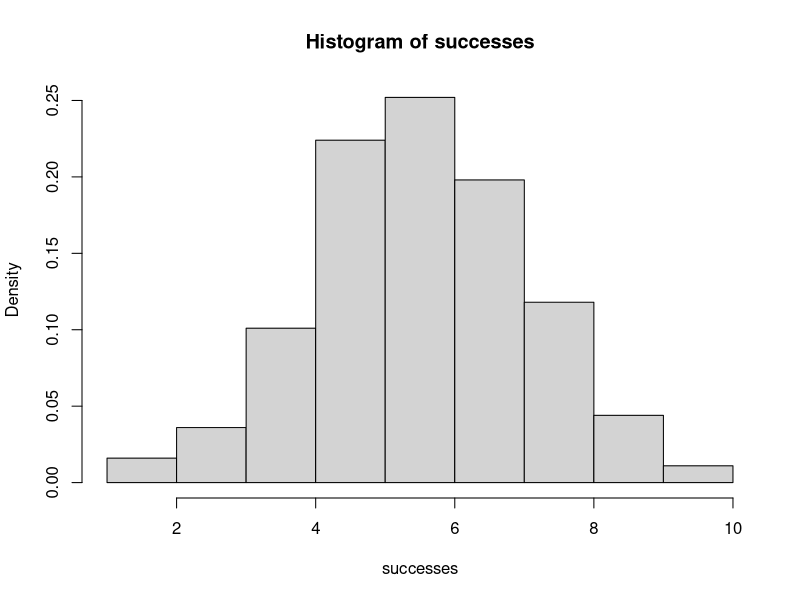
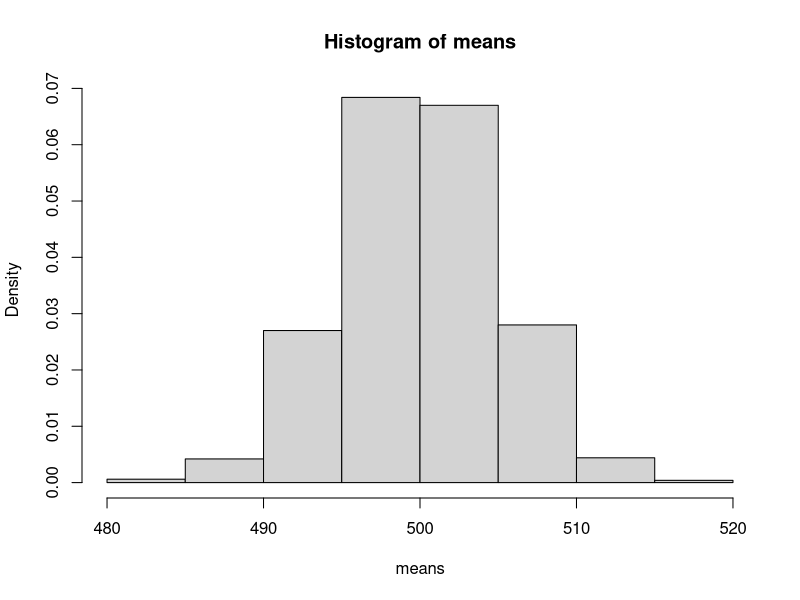

Source code (R) for these figures, in order:
## ---- chunk 1
knitr::opts_chunk$set(echo = TRUE)
## ---- chunk 2
theta<-0.6
pbinom(6,size=10,prob=theta)
1-pbinom(3,size=10,prob=theta)
## cross-check
sum(dbinom(4:10,size=10,prob=theta))

pbinom(9,size=10,prob=theta)-pbinom(6,size=10,prob=theta)
## cross-check
sum(dbinom(7:9,size=10,prob=theta))
## ---- chunk 3
qbinom(0.5,size=10,prob=0.5)
## ---- chunk 4
## 1000 experiments, each with 10 trials, prob of success is 0.6:
successes<-rbinom(n=1000,size=10,prob=0.6)
## ---- chunk 5
successes<-rbinom(n=1000,size=10,prob=0.6)
var(successes)
10*0.6*0.4
## ---- chunk 6
hist(successes,freq=FALSE)
## ---- chunk 7
pnorm(550,mean=500,sd=50,lower.tail=FALSE)
pnorm(450,mean=500,sd=50)
pnorm(550,mean=500,sd=50)-pnorm(450,mean=500,sd=50)
## ---- chunk 8
qnorm(0.80,mean=500,sd=50)
qnorm(0.30,mean=500,sd=50)

qnorm(0.975,mean=500,sd=50)
qnorm(0.025,mean=500,sd=50)
## cross check:
500+1.96*50
500-1.96*50
## ---- chunk 9
n<-100
nsim<-1000
means<-rep(NA,nsim)
for(i in 1:nsim){
  means[i]<-mean(rnorm(n,mean=500,sd=50))
}
## ---- chunk 10
mean(means)
## ---- chunk 11
50/sqrt(100)
sd(means)
## ---- chunk 12
hist(means,freq=FALSE)
